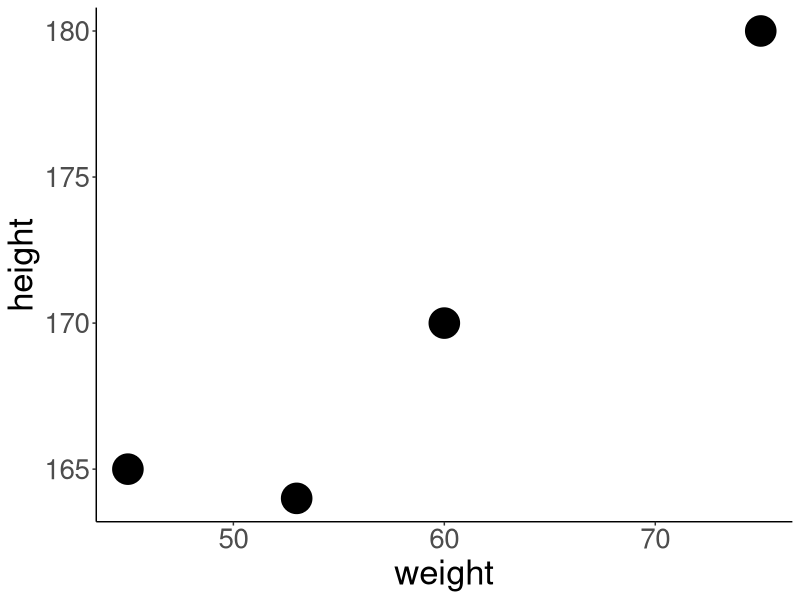
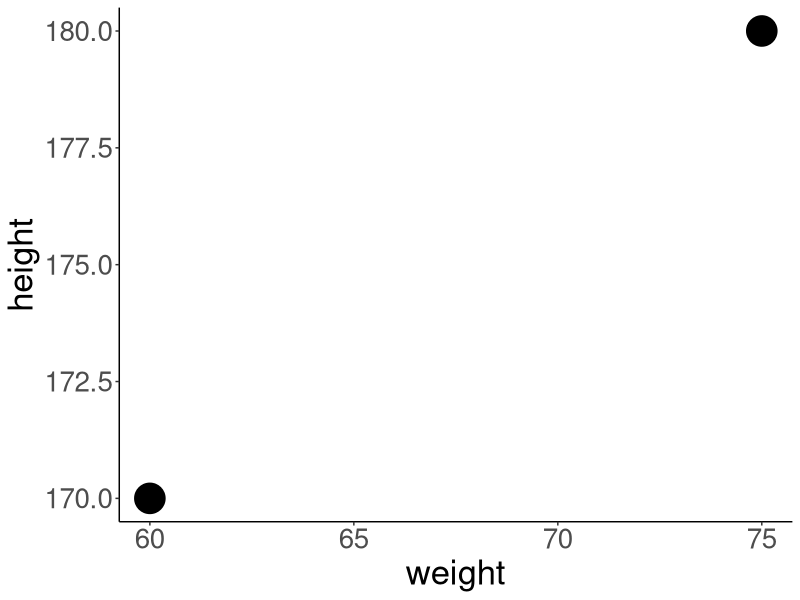
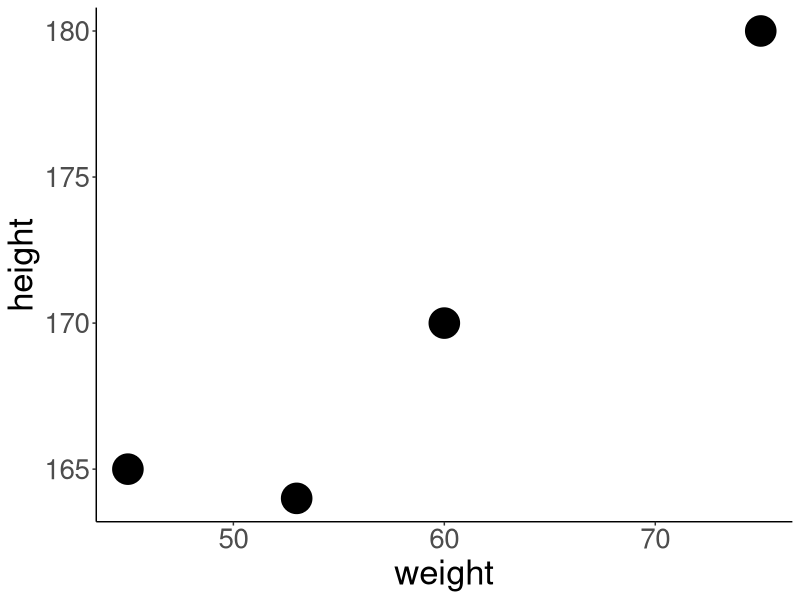
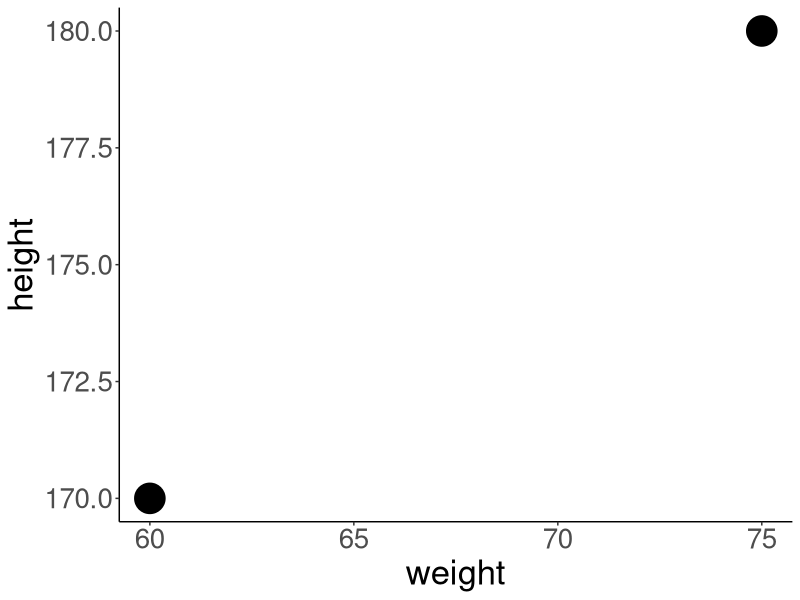

These figures' R source, in order:
## ---- chunk 1
library(tidyverse)
theme_set(theme_classic())
## ---- chunk 2
df <- data.frame(height=c(180,165,170, 164), weight=c(75, 45, 60, 53))
df
plt <- ggplot(df, aes(x=weight, y=height)) + geom_point(size=10) + theme(text=element_text(size=25))
plt
ggsave(plt, filename = "images/ggplot_example.png")
## ---- chunk 3
filter_df <- df %>% filter(height >= 170)
plt <- ggplot(filter_df, aes(x=weight, y=height)) + geom_point(size=10) + theme(text=element_text(size=25))
plt
ggsave(plt, filename = "images/ggplot_example_filter.png")
